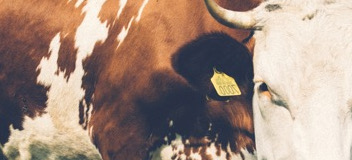
#> input picture 04. SVM/data/cow.jpg, 352 x 160 px; its folder holds only this picture in this run
$ jupyter execute --allow-errors classifier.ipynb
#> lines starting #> are read from the running program, lines starting #| are printed output that depends on the picture
# Section 04 – Support Vector Machine (SVM) for Image Classification

## Objective
Implement and evaluate an **SVM classifier** for image classification using reference images.

## 1. Introduction & Theory

**Support Vector Machines (SVM)** find a hyperplane that maximizes the margin between classes.

- **Linear SVM:** finds a linear boundary.
- **Kernel SVM (RBF):** projects inputs into higher dimensions to separate non-linear data.
- **C:** controls trade-off between maximizing margin and minimizing misclassification.
- **γ (gamma):** defines how far the influence of a training example reaches (RBF kernel).

## 2. Dataset Description

The dataset consists of **individual images**, each belonging to a class: e.g., `cow.jpg`, `sky.jpg`, `grass.jpg`.

- Images are loaded with **OpenCV** (`cv2.imread`).
- Images are turn to pixels.
- Labels are extracted from filenames.

This produces:
- `X`: feature matrix (each row = one pixel).
- `y`: labels corresponding to each image.

## 3. Data Loading and Preprocessing

[cell 1]
import cv2
import os
import numpy as np
import matplotlib.pyplot as plt

from sklearn.model_selection import train_test_split, StratifiedKFold, GridSearchCV
from sklearn.preprocessing import StandardScaler
from sklearn.pipeline import Pipeline
from sklearn.svm import SVC
from sklearn.metrics import accuracy_score, classification_report, confusion_matrix

# --- Configuration ---
DATA_DIR = "data"  # path to folder with cow.jpg, sky.jpg, grass.jpg
IMAGE_SIZE = (128, 128)  # resize target
RANDOM_STATE = 42

import os
import cv2
import numpy as np

# --- Configuration ---
DATA_DIR = "data"  # path to folder with cow.jpg, sky.jpg, grass.jpg

def load_pixels_as_points(data_dir, image_size=(128,128)):
#> called with data_dir = 'data', image_size = (128, 128)
    X, y = [], []
    for fname in os.listdir(data_dir):
        if fname.endswith(".jpg") or fname.endswith(".png"):
            path = os.path.join(data_dir, fname)
            img = cv2.imread(path, 1)  # load in color (BGR)
#> img is the input picture: shape (160, 352, 3); mean B, G, R 129.2, 141.7, 164.1
            if img is None:
                continue

            # Reshape so each pixel = one data point with 3 features (B, G, R)
            pixels = img.reshape(-1, 3)

            # Create same label for all pixels of this image
            labels = [os.path.splitext(fname)[0]] * pixels.shape[0]

            X.extend(pixels)
            y.extend(labels)

    return np.array(X), np.array(y)

X, y = load_pixels_as_points(DATA_DIR, image_size=IMAGE_SIZE)
print("Dataset loaded:", X.shape, y.shape)
#| Dataset loaded: (56320, 3) (56320,)
print("Classes:", np.unique(y))
#| Classes: ['cow']

## 4. Visualization

[cell 2]
def show_images(data_dir, n=3):
#> called with data_dir = 'data', n = 3
    shown = 0
    plt.figure(figsize=(8,4))
    for i, fname in enumerate(os.listdir(data_dir)):
        if fname.endswith(".jpg") or fname.endswith(".png"):
            path = os.path.join(data_dir, fname)
            img = cv2.imread(path, 1)
            if img is None:
                continue
            img = cv2.cvtColor(img, cv2.COLOR_BGR2RGB)
            plt.subplot(1, n, shown+1)
            plt.imshow(img)
            plt.title(fname)
            plt.axis("off")
            shown += 1
            if shown >= n:
                break
    plt.show()

show_images(DATA_DIR, n=3)

## 5. Train/Test Split

[cell 3]
X_train, X_test, y_train, y_test = train_test_split(
    X, y, test_size=0.2, random_state=RANDOM_STATE, stratify=y
)
print("Train:", X_train.shape, " Test:", X_test.shape)
#| Train: (45056, 3)  Test: (11264, 3)

## 6. SVM Implementation and Training

[cell 4]
import numpy as np
import random

import numpy as np

class MySVM:
    """
    Custom SVM implementation with hinge loss.
    Optimized with mini-batch stochastic gradient descent.
    Works for binary classification with labels +1 and -1.
    """

    def __init__(self, C=1.0, lr=0.0001, max_iter=1000, decay=0.0001, batch_size=32):
        self.C = C                  # Regularization parameter
        self.lr = lr                # Initial learning rate
        self.max_iter = max_iter    # Max iterations
        self.decay = decay          # Learning rate decay
        self.batch_size = batch_size
        self.w = None               # Weights
        self.b = None               # Bias
        self.cost_history = []      # Track cost

    def compute_gradient_batch(self, w, b, X_batch, y_batch, C):
        """
        Compute gradient over a mini-batch.
        """
        margins = y_batch * (np.dot(X_batch, w) + b)
        mask = margins < 1  # only misclassified or inside margin contribute

        # Regularization gradient + hinge loss gradient
        w_grad = w - C * np.dot(y_batch[mask], X_batch[mask])
        b_grad = -C * np.sum(y_batch[mask])
        return w_grad, b_grad

    def compute_cost(self, w, b, X, y, C):
        """
        Vectorized hinge loss cost function.
        """
        margins = y * (np.dot(X, w) + b)
        hinge_losses = np.maximum(0, 1 - margins)
        return 0.5 * np.dot(w, w) + C * np.sum(hinge_losses)

    def fit(self, X_with_labels):
        """
        Train SVM using mini-batch SGD.
        X_with_labels = (n_samples, n_features+1) with last column = labels (+1/-1).
        """
        X = X_with_labels[:, :-1]
        y = X_with_labels[:, -1]

        n_samples, n_features = X.shape
        self.w = np.random.randn(n_features)
        self.b = np.random.randn()

        for i in range(self.max_iter):
            # Learning rate decay
            lr_t = self.lr * np.exp(-self.decay * i)

            # Mini-batch sampling
            idx = np.random.choice(n_samples, size=min(self.batch_size, n_samples), replace=False)
            X_batch, y_batch = X[idx], y[idx]

            # Compute gradients
            w_grad, b_grad = self.compute_gradient_batch(self.w, self.b, X_batch, y_batch, self.C)

            # Update parameters
            self.w -= lr_t * w_grad
            self.b -= lr_t * b_grad

            # Track cost occasionally
            if i % 50 == 0:
                cost = self.compute_cost(self.w, self.b, X, y, self.C)
                self.cost_history.append(cost)

        return self

    def predict(self, X):
        """
        Predict class labels (+1/-1).
        """
        return np.sign(np.dot(X, self.w) + self.b)


class OneVsRestSVM:
    """
    One-vs-Rest wrapper for MySVM to handle multi-class classification.
    Trains one SVM per class vs. the rest.
    """
    def __init__(self, C=1.0, lr=0.001, max_iter=2000, decay=0.0001):
        self.C = C
        self.lr = lr
        self.max_iter = max_iter
        self.decay = decay
        self.models = {}
        self.classes = None

    def fit(self, X, y):
        """
        Train one binary SVM per class (OvR).
        X: (n_samples, n_features)
        y: (n_samples,) with string or numeric class labels
        """
        self.classes = np.unique(y)
        for cls in self.classes:
            # +1 for this class, -1 for others
            y_binary = np.where(y == cls, 1, -1)
            X_with_labels = np.column_stack([X, y_binary])

            model = MySVM(C=self.C, lr=self.lr, max_iter=self.max_iter, decay=self.decay)
            model.fit(X_with_labels)
            self.models[cls] = model
#> this loop made 1 pass
#> cls on pass 1: 'cow'

    def predict(self, X):
        """
        Predict class with the highest decision score.
        """
        class_scores = {}
        for cls, model in self.models.items():
            # Decision function: w·x + b
            class_scores[cls] = np.dot(X, model.w) + model.b
#> this loop made 1 pass
#> cls on pass 1: 'cow'

        # Combine scores into matrix (n_samples, n_classes)
        score_matrix = np.column_stack(list(class_scores.values()))
        class_list = list(self.models.keys())

        preds = [class_list[i] for i in np.argmax(score_matrix, axis=1)]
        return np.array(preds)

## 7. Quick Evaluation

[cell 5]
# Train multi-class SVM
ovr_svm = OneVsRestSVM(C=1.0, lr=0.0001, max_iter=1000)
ovr_svm.fit(X_train, y_train)

# Predict on test set
y_pred = ovr_svm.predict(X_test)

from sklearn.metrics import accuracy_score, classification_report, confusion_matrix

print("Accuracy:", accuracy_score(y_test, y_pred))
#| Accuracy: 1.0
print("\nClassification Report:\n", classification_report(y_test, y_pred))
#| Classification Report:
#|                precision    recall  f1-score   support
#|          cow       1.00      1.00      1.00     11264
#|     accuracy                           1.00     11264
#|    macro avg       1.00      1.00      1.00     11264
#| weighted avg       1.00      1.00      1.00     11264

[cell 6]
import seaborn as sns
import matplotlib.pyplot as plt
from sklearn.metrics import confusion_matrix
import numpy as np

def plot_confusion_matrix(y_true, y_pred, class_names, normalize=True):
#> called with y_true = array of shape (11264,), y_pred = array of shape (11264,), class_names = array of shape (1,), normalize = True
    cm = confusion_matrix(y_true, y_pred)

    if normalize:
        cm = cm.astype("float") / cm.sum(axis=1)[:, np.newaxis]

    plt.figure(figsize=(6,5))
    sns.heatmap(cm, annot=True, fmt=".2f" if normalize else "d", cmap="Blues",
                xticklabels=class_names,
                yticklabels=class_names)

    plt.xlabel("Predicted")
    plt.ylabel("True")
    plt.title("Confusion Matrix" + (" (Normalized)" if normalize else ""))
    plt.show()
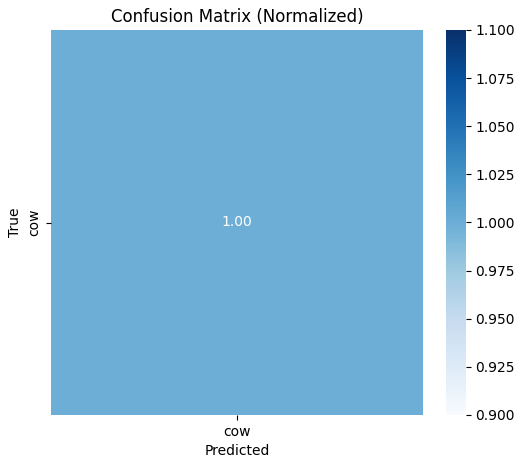
#> figure drawn by matplotlib, 2 panels

plot_confusion_matrix(y_test, y_pred, class_names=np.unique(y), normalize=True)

## 8. C tuning

[cell 7]
from sklearn.model_selection import StratifiedKFold
from sklearn.metrics import accuracy_score, recall_score
import matplotlib.pyplot as plt
import numpy as np

def cross_val_metrics_vs_C(X, y, C_values, lr=0.0001, max_iter=500, batch_size=32):
    """
    Perform stratified k-fold cross-validation for different C values.
    Returns accuracy and recall scores for each C.
    """
#> called with X = array of shape (56320, 3), y = array of shape (56320,), lr = 0.0001, max_iter = 500, batch_size = 32
    skf = StratifiedKFold(n_splits=5, shuffle=True, random_state=42)

    mean_acc = []
    mean_recall = []

    for C in C_values:
        fold_acc = []
        fold_recall = []

        for train_idx, val_idx in skf.split(X, y):
            X_train, X_val = X[train_idx], X[val_idx]
            y_train, y_val = y[train_idx], y[val_idx]

            # Multi-class training with One-vs-Rest SVM
            model = OneVsRestSVM(C=C, lr=lr, max_iter=max_iter)
            model.fit(X_train, y_train)
            y_val_pred = model.predict(X_val)

            fold_acc.append(accuracy_score(y_val, y_val_pred))
            fold_recall.append(recall_score(y_val, y_val_pred, average="macro"))  # macro for all classes

        mean_acc.append(np.mean(fold_acc))
        mean_recall.append(np.mean(fold_recall))

        print(f"C={C}: Accuracy={mean_acc[-1]:.4f}, Recall={mean_recall[-1]:.4f}")

    return mean_acc, mean_recall


# --- Run experiment ---
C_values = [0.01, 0.1, 1, 10, 100]
acc_scores, recall_scores = cross_val_metrics_vs_C(X, y, C_values)

# --- Plot ---
plt.figure(figsize=(8,5))
plt.plot(C_values, acc_scores, marker='o', label="Accuracy")
plt.plot(C_values, recall_scores, marker='s', label="Recall")
plt.xscale("log")  # C is usually log-scaled
plt.xlabel("C (Regularization)")
plt.ylabel("Score")
plt.title("Accuracy and Recall vs C (Cross-Validation)")
plt.legend()
plt.show()
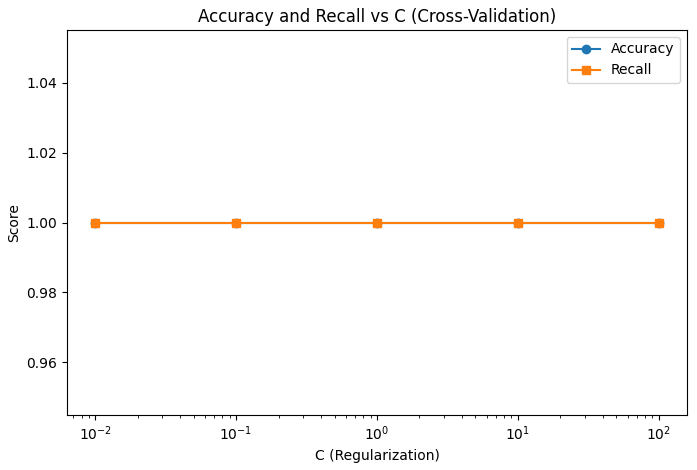
#> figure drawn by matplotlib, 1 panel

## 9. Kernel

[cell 8]
from sklearn.svm import SVC
from sklearn.model_selection import StratifiedKFold
from sklearn.metrics import accuracy_score, recall_score
import numpy as np
import matplotlib.pyplot as plt
import warnings
warnings.filterwarnings("ignore")

def cross_val_sklearn_svm(X, y, C_values, kernels, n_splits=5):
#> called with X = array of shape (56320, 3), y = array of shape (56320,), n_splits = 5
    results = {}
    skf = StratifiedKFold(n_splits=n_splits, shuffle=True, random_state=42)

    for kernel in kernels:
        print(f"\n=== Kernel: {kernel} ===")
        mean_acc = []
        mean_recall = []

        for C in C_values:
            fold_acc = []
            fold_recall = []
            print(f"  -> Testing C={C}")

            for fold, (train_idx, val_idx) in enumerate(skf.split(X, y), 1):
                X_train, X_val = X[train_idx], X[val_idx]
                y_train, y_val = y[train_idx], y[val_idx]

                model = SVC(C=C, kernel=kernel, gamma="scale", max_iter=2000)
                model.fit(X_train, y_train)
                y_val_pred = model.predict(X_val)

                acc = accuracy_score(y_val, y_val_pred)
                rec = recall_score(y_val, y_val_pred, average="macro")
                fold_acc.append(acc)
                fold_recall.append(rec)

                print(f"     Fold {fold}: Acc={acc:.4f}, Recall={rec:.4f}")

            mean_acc.append(np.mean(fold_acc))
            mean_recall.append(np.mean(fold_recall))
            print(f"  >> Mean Acc={mean_acc[-1]:.4f}, Mean Recall={mean_recall[-1]:.4f}")

        results[kernel] = (mean_acc, mean_recall)

    return results

C_values = [0.01, 0.1, 1, 10, 100]
kernels = ["linear", "rbf", "poly"]

#> (the rest of this cell did not finish here and is left out)
